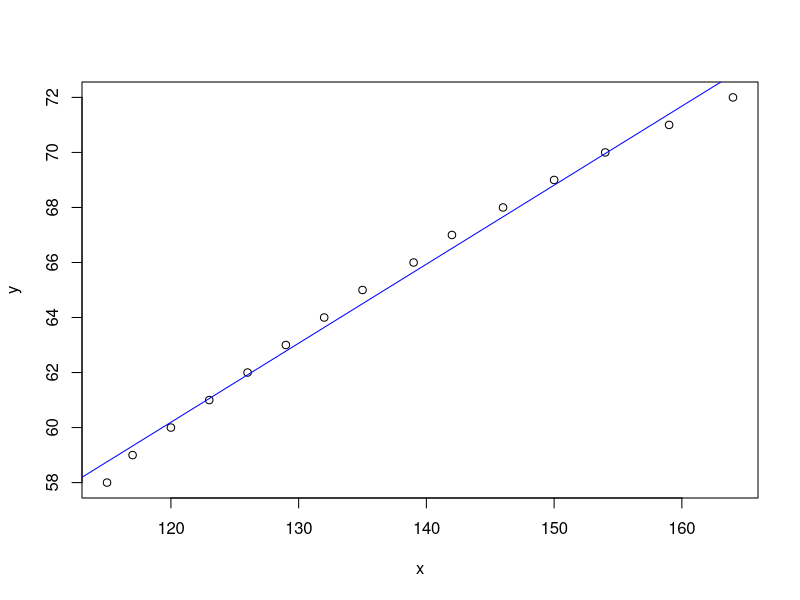
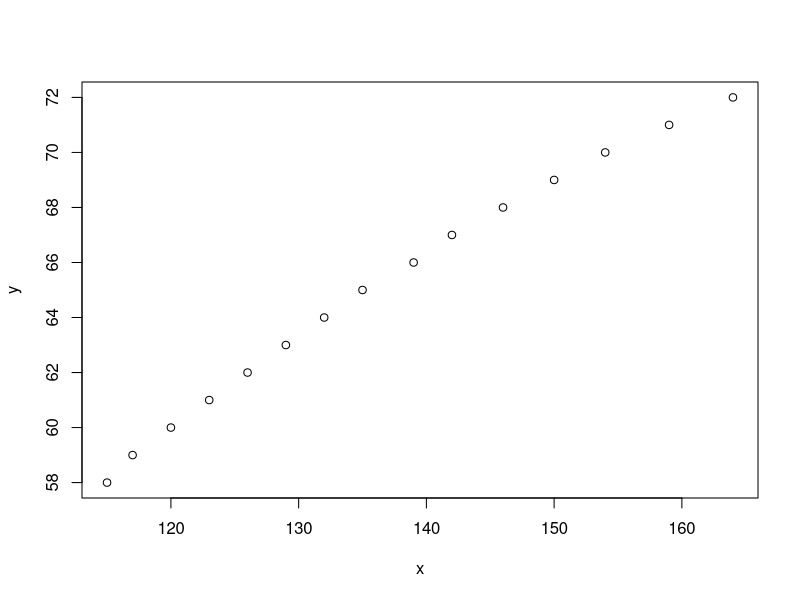
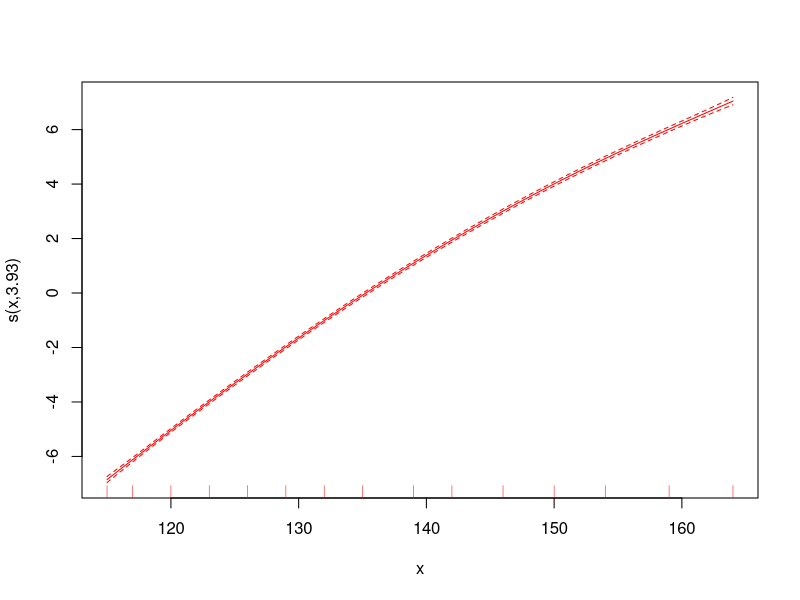

Source code (R) for these figures, in order:
# Warm up with npn - bayesian Regression

data("women")

y <- women$height
x <- women$weight

# Monotne linear regression
lin.formula <- as.formula(y ~ x)
ln.model <- glm(lin.formula ,
    data = women) #model
plot(x,y)
abline(ln.model,col ="blue")


#Generalized Addictive model

#install.packages("mgcv")
library(mgcv)

spline.formula <- as.formula(y ~ s(x))

gam.model <- gam(spline.formula,
    data = women)
gam.model$converged
plot(x,y)
plot(gam.model, col ="red")

